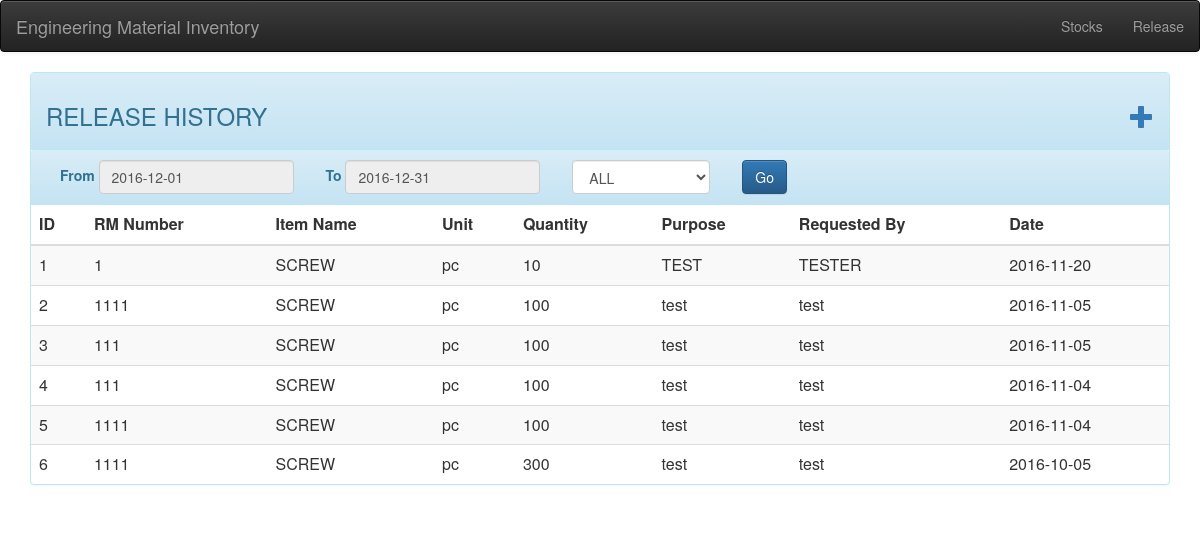
The page /index.php/release on the database as committed earlier.
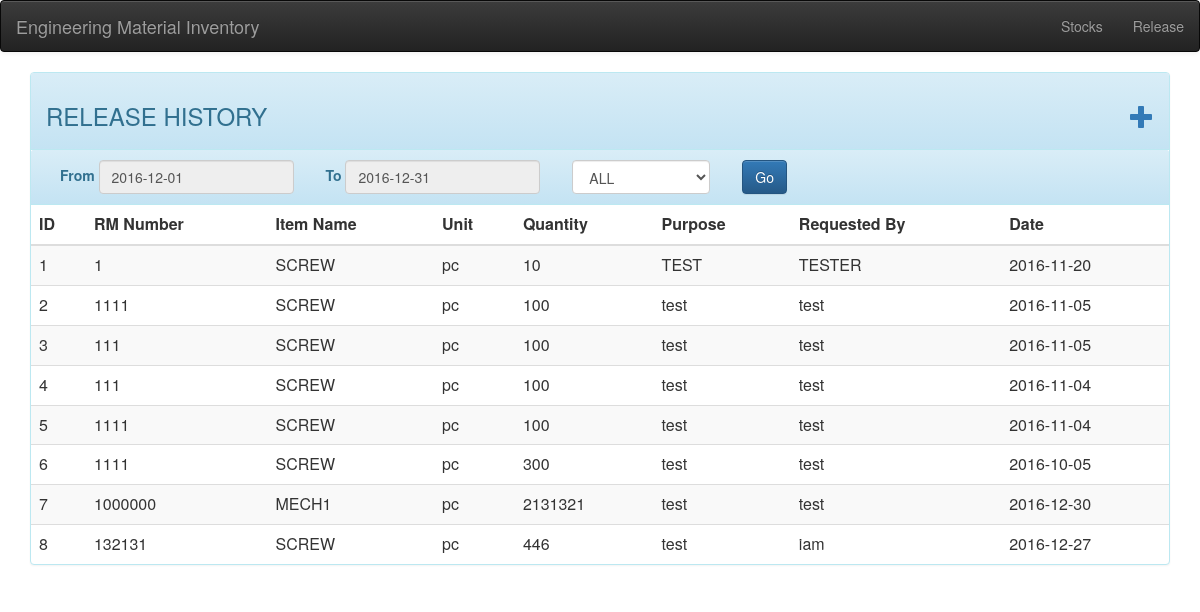
The same page on the database as committed later.
### tables this page shows
CREATE TABLE "release" (
"id"  INTEGER PRIMARY KEY AUTOINCREMENT NOT NULL,
"item_id"  INTEGER,
"item_name"  INTEGER,
"item_category"  TEXT,
"rm_number"  INTEGER,
"unit"  TEXT,
"quantity"  INTEGER,
"purpose"  TEXT,
"requested_by"  TEXT,
"date"  BLOB
);

### application/controllers/Release.php (called while the page is built, shortened)
<?php
class Release extends CI_Controller
{
    public function __construct()
    {
        $this->load->model('release_model');
        $this->load->model('items_model');
        $this->load->model('lookup_model');
        $this->load->library('form_validation');
        $this->load->helper('form');
    }
    public function view()
    {
        $data['cats'] = $this->lookup_model->look('category');
        $data['release'] = $this->release_model->get_releases();
        $this->load->view('templates/header');
        $this->load->view('templates/nav');
        $this->load->view('pages/release',$data);
        $this->load->view('templates/footer');
    }
}

### index.php (called while the page is built, shortened)
<?php
require_once BASEPATH.'core/CodeIgniter.php';

### application/helpers/date_man_helper.php (called while the page is built, shortened)
<?php
function default_now()
{
	return explode('-',mdate('%Y-%m-%d',now()));
}
function month_default()
{
	$m = default_now();
	$s = $m[0].'-'.$m[1].'-'.'01';
	$md = days_in_month($m[1],$m[0]);
	$ed = $m[0].'-'.$m[1].'-'.$md;
	return array($s,$ed);
}

### application/models/Lookup_model.php (called while the page is built, shortened)
<?php
Class Lookup_model extends CI_Model
{
	public function look($tb_name = null)
	{
		$query = $this->db->get($tb_name);
		return $query->result_array();
	}
}

### application/models/Release_model.php (called while the page is built, shortened)
<?php
class Release_model extends CI_Model
{
    public function get_releases()
    {
        $query  = $this->db->get('release');
        return $query->result_array();
    }
}

### application/views/pages/release.php (the view, shortened to what this page needs)
<div class="panel panel-default panel-info">
    <div class="panel-heading">
        <h3>RELEASE HISTORY <a class="pull-right" class="pull-right" href="#" data-toggle="modal" data-target="#release_f_modal" role="button""><span class="glyphicon glyphicon-plus"></span></a></h3>
    </div>
    <div class="panel-heading">
        <div class="form form-inline">
            <div class="form-group">
                <label for="start">From</label>
                <input readonly name="date_range" type="text" class="form-control" value="<?php echo month_default()[0]; ?>">
            </div>
            <div class="form-group">
                <label for="to">To</label>
                <input readonly name="date_range" type="text" class="form-control" value="<?php echo month_default()[1]; ?>">
            </div>
            <div class="form-group">
                <select name="category" id="" class="form-control">
                    <?php foreach($cats as $c): ?>
                        <option value="<?php echo $c['name'] ?>"><?php echo $c['name']; ?></option>
                    <?php endforeach; ?>
                </select>
            </div>
            <div class="form-group">
                <input type="button" class="btn btn-primary" value="Go">
            </div>
        </div>
    </div>
    <table class="table table-striped table-hover">
        <thead>
        <tr>
            <th>ID</th>
            <th>RM Number</th>
            <th>Item Name</th>
            <th>Unit</th>
            <th>Quantity</th>
            <th>Purpose</th>
            <th>Requested By</th>
            <th>Date</th>
        </tr>
        </thead>
        <tbody>
        <?php foreach($release as $r): ?>
            <tr>
                <td><?php echo $r['id']; ?></td>
                <td><?php echo $r['rm_number']; ?></td>
                <td><?php echo $r['item_name']; ?></td>
                <td><?php echo $r['unit']; ?></td>
                <td><?php echo $r['quantity']; ?></td>
                <td><?php echo $r['purpose']; ?></td>
                <td><?php echo $r['requested_by']; ?></td>
                <td><?php echo $r['date']; ?></td>
            </tr>
        <?php endforeach; ?>
        </tbody>
    </table>
</div>

Rows that differ between the two databases and show on the page:
added release: id "7", rm_number "1000000", item_name "MECH1", unit "pc", quantity "2131321", purpose "test", requested_by "test", date "2016-12-30"
added release: id "8", rm_number "132131", item_name "SCREW", unit "pc", quantity "446", purpose "test", requested_by "iam", date "2016-12-27"
